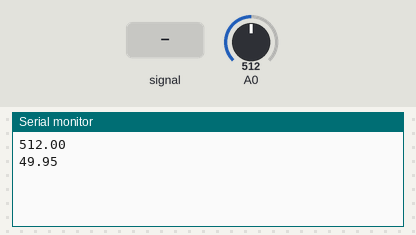
A sketch run on a simulated Arduino Uno, built with avr-gcc and run on an emulated ATmega328P. Shown: the last lines printed to the serial monitor. The test bench sets the inputs (shaded band); at power-on: A0 = 512.

Above: at 1.2 s.
1.3 s: A0 fed a 200 Hz sine of ±81 counts around its level
At 2.6 s:
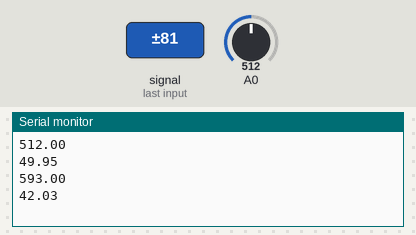
2.8 s: A0 set to 716
At 3.9 s:
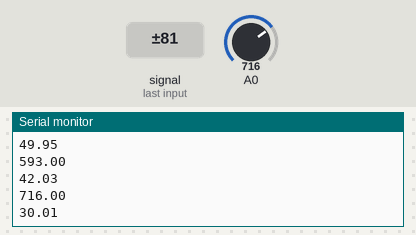
4.3 s: A0 fed a 1000 Hz sine of ±255 counts around its level
At 5.2 s:
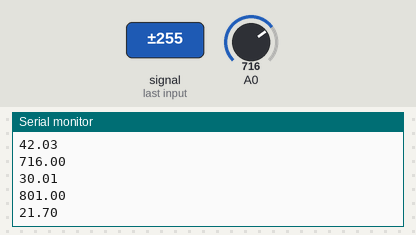
5.8 s: A0 set to 900
At 7.6 s:
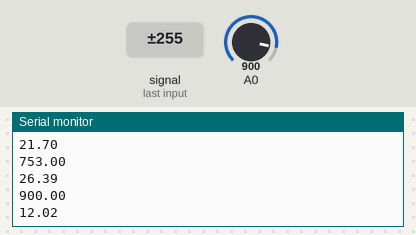
Timing chart, 0 to 8.3 s (numbered marks = the images above; inputs shaded):
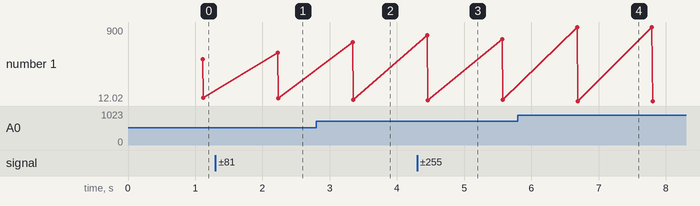

The sketch:

sketch_apr27c.ino
```cpp
//土壤湿度传感器控制台实时显示demo By:tyza66
int a=0;
void setup() {
  pinMode(A0,INPUT);
  Serial.begin(9600);
}

void loop() {
  float data=analogRead(A0);  //这个引脚会获得经过土壤湿度传感器之后的电位 这个电位会随着土壤湿度而变化
  a += 1;
  float i=data/1023;
  float j=(1-i)*100; //根据公式计算出j的值就是我们需要的土壤湿度 土壤湿度值越大 湿度就越大
  if(a==10000){
    Serial.println(data);
    Serial.println(j);
    a = 0;
  }
}
```

Measured:
- after the input at 1.3 s, the serial monitor: prints a new line after 0.93 s (image 1)
- after the input at 2.8 s, the serial monitor: prints a new line after 0.54 s (image 2)
- after the input at 4.3 s, the serial monitor: prints a new line after 0.15 s (image 3)
- after the input at 5.8 s, the serial monitor: prints a new line after 0.88 s (image 4)
- plotted number 1: 49.95 → 42.03 after the input at 1.3 s, 42.03 → 30.01 after the input at 2.8 s, 30.01 → 26.39 after the input at 4.3 s, 26.39 → 12.02 after the input at 5.8 s
